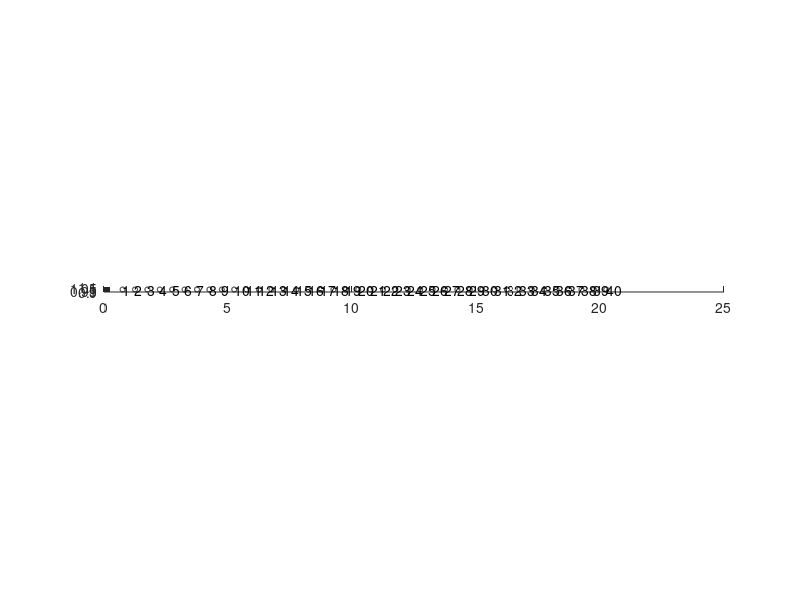

The MATLAB script that drew this image: (Note: this script raises an error after producing the figure.)
%
%
% 
%%%%%%%%%%%%%%%%%%%%%%%%%%%%%%%%%%%%
%
%
%%%%%%%%%%%%%%%%%%%%%%%%%%%%%%%%%%%%
clear all
%% Define parameters
%%% Geometry
D = 1; 
L1z = D;
L2z = 0;
L2y = D;
L1 = [0,0,L1z];
L2 = [0,L2y,L2z];
Nl = 20; % Number of unit cells in one direction
N = 2*Nl;
Nn = 2; 

R = 0.1*ones(1,N);

% equidistant modes
c10 = -1/4*L1;
c20 = 1/4*L1;
c = [];
counter = 1;
for l1 = 1:Nl
    for l2 = 1:1
        c = [c; c10 + l1*L1 + l2*L2; c20 + l1*L1 + l2*L2];
        ind(l1,l2) = counter;
        counter = counter + 1;
    end
end

%%% Plot the geometry
figure, hold on
t = linspace(0,2*pi);
for n = 1:N
    plot(c(n,3)+R(n)*cos(t), c(n,2)+R(n)*sin(t),'k')  
    text(c(n,3),c(n,2),num2str(n))
end
daspect([1 1 1])
hold off
close 

vol = 4*pi*R.^3/3;
k0 = 0.0000001;
delta = 1./9000;
v2 = ones(1,N);
N_multi = 2;

%%% Compute the static capacitance matrix
% Maximum order for multipole expansion (n = 0, 1, ..., N_multi)
% If we use higher order, then accuracy improves. Usually 0 is sufficiently large.
gamma_skin = 0.2;

matC_static = MakeC_mn(R,c,k0,N_multi);
GCM_static = diag(delta.*v2./vol)*matC_static;

%%% Compute eigenmodes
[evec_static,eval_static] = eig(GCM_static);
[resonances_static,I] = sort(sqrt(diag(eval_static)),'ComparisonMethod','real');
modes_static = evec_static(:,I);

figure
hold on
for j = 1:N
    subplot(5,N/5,j); 
    plot(1:N,real(modes_static(:,j)))
end

%%% Compute the skin capacitance matrix using Multipole

matC_skin = MakeCmn_skin(gamma_skin,R,c,k0,N_multi);
GCM_skin = diag(delta.*v2./vol)*matC_skin;

%%% Compute eigenmodes
[evec_skin,eval_skin] = eig(GCM_skin);
[resonances_skin,I] = sort(sqrt(diag(eval_skin)),'ComparisonMethod','real');
modes_skin = evec_skin(:,I);

figure
hold on
for j = 1:N
    subplot(5,N/5,j); 
    plot(1:N,real(modes_skin(:,j)))
end

% compute the degree of localization
N_deg = 15;
gammas = linspace(0,0.8,N_deg);
average_deg = zeros(N_deg,1);
max_deg = zeros(N_deg,1);
min_deg= zeros(N_deg,1);
for i = 1:N_deg
    degs = zeros(N,1);
    matC_skin = MakeCmn_skin(gammas(i),R,c,k0,N_multi);
    GCM_skin = diag(delta.*v2./vol)*matC_skin;
    [evec_deg,~] = eig(GCM_skin);
    for j = 1:N
        degs(j) = norm(evec_deg(:,j),Inf)/norm(evec_deg(:,j),2);
    end
    average_deg(i) = max(degs);
    max_deg(i) = mean(degs);
    min_deg(i) = min(degs);
end
figure
hold on
plot(gammas,average_deg);
plot(gammas,max_deg);
plot(gammas,min_deg);
legend('average','max','min')
xlabel('\gamma')
ylabel('Degrees of localization')
%%% Compute eigenmodes
[evec_skin,eval_skin] = eig(GCM_skin);
[resonances_skin,I] = sort(sqrt(diag(eval_skin)),'ComparisonMethod','real');
modes_skin = evec_skin(:,I);

%%% Asymptotic 
% matC_asym = makeC_skin_asymp(matC_static,gamma_skin,c);
% GCM_asym = diag(delta.*v2./vol)*matC_asym;
% 
% [evec_asym,eval] = eig(GCM_asym);
% modes_asym = evec_asym(:,I);
% 
% figure
% hold on
% for j = 1:N
%     subplot(5,N/5,j); 
%     plot(1:N,real(modes_asym(:,j)))
% end